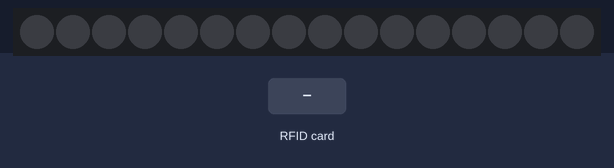
Bench run of a sketch on a simulated ESP8266 (NodeMCU). Parts: 16 RGB LEDs in strip order, left to right. The inputs (shaded band) are chosen by the test bench. WiFi joins after 1.5 s; servers stay silent unless stated; uploads are accepted with an empty reply; what the sketch prints to the serial monitor is not drawn.

Above: at 3.0 s.
3.1 s: RFID card 5E 7A 19 C4 held to the reader
At 3.62 s:
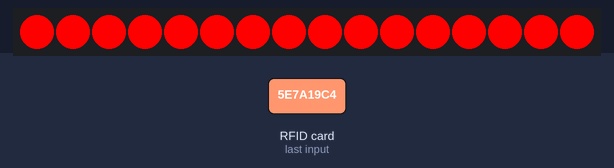
Timing chart, 0 to 6.1 s (numbered marks = the images above; inputs shaded):
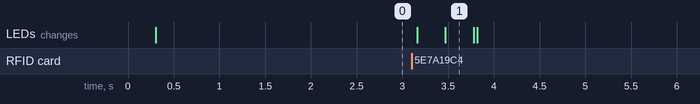

The sketch:

ESP2866-RFIDAccess.ino
```cpp
/*
Many thanks to nikxha from the ESP8266 forum
https://github.com/Jorgen-VikingGod/ESP8266-MFRC522

required libary: https://github.com/miguelbalboa/rfid
*/

#include <ESP8266WiFi.h>
#include <SPI.h>
#include "MFRC522.h"
#include <Adafruit_NeoPixel.h>

/* wiring the MFRC522 to ESP8266 (ESP-12)
RST     = GPIO4  - D2
SDA(SS) = GPIO2  - D4
MOSI    = GPIO13
MISO    = GPIO12
SCK     = GPIO14
GND     = GND
3.3V    = 3.3V
*/

#define RST_PIN  D8 // RST-PIN für RC522 - RFID - SPI - Modul GPIO15
#define SS_PIN   D4  // SDA-PIN für RC522 - RFID - SPI - Modul GPIO2
#define LED_PIN  D1


const char *ssid = "";     // change according to your Network - cannot be longer than 32 characters!
const char *pass = ""; // change according to your Network
const char *host = "membership.hackspace.ca";  //
const char *nomosApiKey = "";


MFRC522 mfrc522(SS_PIN, RST_PIN); // Create MFRC522 instance


Adafruit_NeoPixel strip = Adafruit_NeoPixel(16, LED_PIN, NEO_GRB + NEO_KHZ800);


bool ReconnectToWiFi() {

  Serial.print(String(millis()) + " Connecting to " + String(ssid) + String(" ") );
  WiFi.begin(ssid, pass);

  while ((WiFi.status() != WL_CONNECTED) ) {
    delay(500);
    Serial.print(".");
  }
  Serial.println("");

  // Check the status.
  if (WiFi.status() == WL_CONNECTED) {
    Serial.println(String(millis()) + " WiFi connected");
    Serial.println(String(millis()) + " IP address: "); Serial.println(WiFi.localIP());
  } else {
    Serial.println(String(millis()) + " Error: Could not connect to the WiFi. SSID=" + ssid );
  }
}

void setup() {
  Serial.begin(115200);    // Initialize serial communications
  delay(250);
  Serial.println(String(millis()) + " Booting....");

  SPI.begin();           // Init SPI bus
  mfrc522.PCD_Init();    // Init MFRC522

  strip.begin();
  strip.show(); // Initialize all pixels to 'off'

  ReconnectToWiFi ();

  Serial.println(String(millis()) + " Scan for Card and print UID:");
}

void LEDCycle() {
  // Set to black
  for(uint16_t i=0; i<strip.numPixels(); i++) {
      strip.setPixelColor(i, strip.Color(0, 0, 0));
  }
  strip.show();

  // Set to red
  for(uint16_t i=0; i<strip.numPixels(); i++) {
      strip.setPixelColor(i, strip.Color(255, 0, 0));
      strip.show();
      delay(20);
  }

  for(uint16_t i=0; i<strip.numPixels(); i++) {
      strip.setPixelColor(i, strip.Color(0, 0, 0));
      strip.show();
      delay(20);
  }

  // Set to black
  for(uint16_t i=0; i<strip.numPixels(); i++) {
      strip.setPixelColor(i, strip.Color(0, 0, 0));
  }
  strip.show();
}

void loop() {

  // Look for new cards
  if ( ! mfrc522.PICC_IsNewCardPresent()) {
    delay(50);
    return;
  }
  // Select one of the cards
  if ( ! mfrc522.PICC_ReadCardSerial()) {
    delay(50);
    return;
  }
  // Show some details of the PICC (that is: the tag/card)
  Serial.print(millis());
  Serial.print(F(" Card UID:"));
  dump_byte_array(mfrc522.uid.uidByte, mfrc522.uid.size);
  Serial.println();

  LEDCycle();
  CheckNomos("xx:xx:xx:xx:xx:xx:xx");
}


// Helper routine to dump a byte array as hex values to Serial
void dump_byte_array(byte *buffer, byte bufferSize) {
  for (byte i = 0; i < bufferSize; i++) {
    Serial.print(buffer[i] < 0x10 ? " 0" : " ");
    Serial.print(buffer[i], HEX);
  }
}

bool CheckNomos( char * rfid_serial ) {

  Serial.println(String(millis()) + " Attempting to connect to " + host );

  // Connect to the server.
  WiFiClient client;
  const int httpPort = 80;
  if (!client.connect(host, httpPort)) {
    Serial.println(String(millis()) + " Connection failed");

    ReconnectToWiFi ();

    return false;
  }
  Serial.println(String(millis()) + " Connected to "+ String( host ) + "...");

  String url = "/services/web/MemberCardService1.svc/ValidateGenuineCard?key=" + String( rfid_serial );

  Serial.println(String(millis()) + " Requesting URL: "+ String( url ) );

  client.print(String("GET ") + url + " HTTP/1.1\r\n" +
               "Host: " + host + "\r\n" +
               "X-Api-Key: " + nomosApiKey + "\r\n" +

               "Connection: close\r\n\r\n");
  Serial.println(String(millis()) + " Waiting for response...");

  unsigned long timeout = millis() + 1000 * 3 ;
  while(!client.available() ){
    if( millis() > timeout ) {
      break ;
    }
  }

  while(client.available() ){
    String line = client.readStringUntil('\r');
    Serial.print(line);
  }

  Serial.println(String(millis()) + " Done.\n\n");
  return true;
}
```

Measured:
- after the input at 3.1 s, the LEDs: first change after 0.06 s (image 1 shows a later state)
